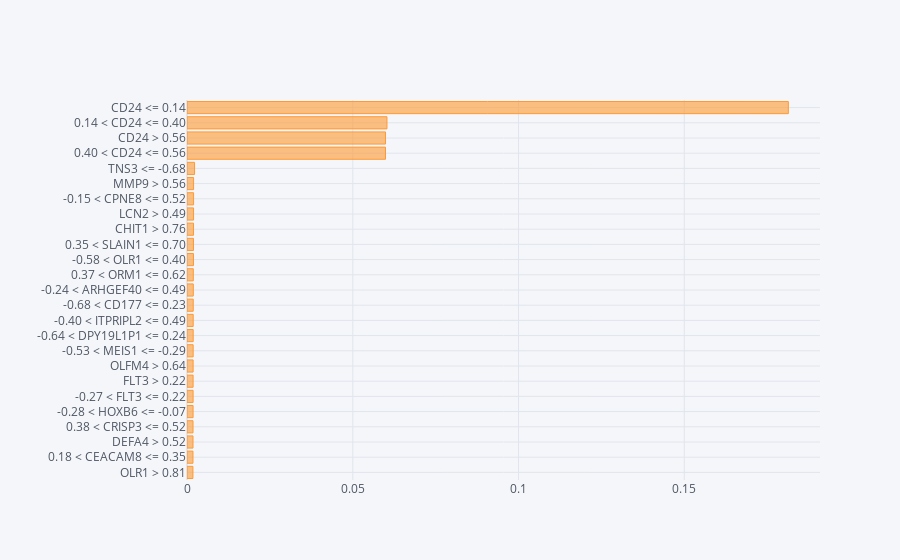
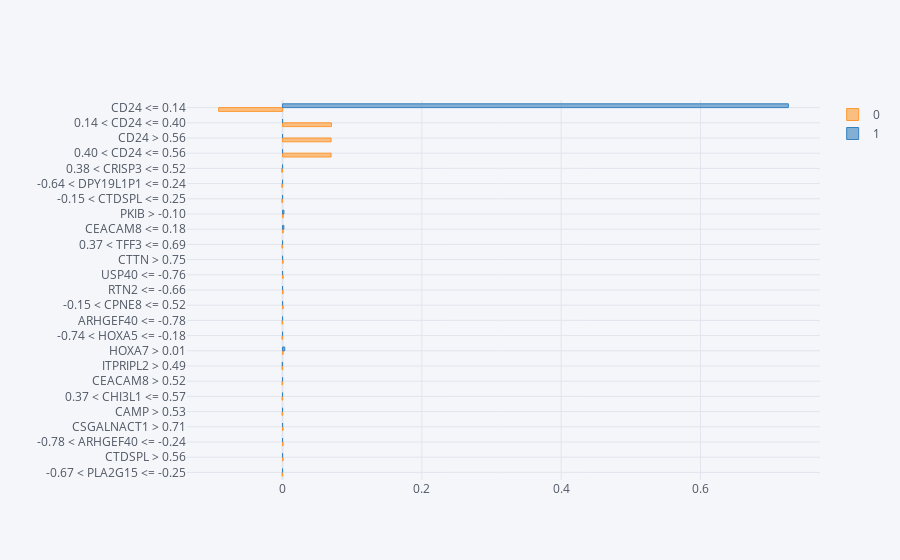

The cell these charts' notebook holds for them, in order:
### Code cell
#Plotting the aggregate importances
fig=np.abs(W.drop("prediction", axis=1)).mean(axis=0).sort_values(ascending=False).head(
    25
).sort_values(ascending=True).iplot(kind="barh")

#Aggregate importances split by classes
grped_coeff = W.groupby("prediction").mean()
 
grped_coeff = grped_coeff.T
grped_coeff["abs"] = np.abs(grped_coeff.iloc[:, 0])
grped_coeff.sort_values("abs", inplace=True, ascending=False)
grped_coeff.head(25).sort_values("abs", ascending=True).drop("abs", axis=1).iplot(
    kind="barh", bargap=0.5
)

### Figure 1 — Plotly figure (JSON) as saved in the notebook; plotly's stock layout.template omitted (floating-point values rounded to 4 significant figures)
{"data": [{"marker": {"color": "rgba(255, 153, 51, 0.6)", "line": {"color": "rgba(255, 153, 51, 1.0)", "width": 1}}, "name": "None", "orientation": "h", "text": "", "type": "bar", "x": [0.001789, 0.001797, 0.001809, 0.001818, 0.001832, 0.001839, 0.001841, 0.001844, 0.001857, 0.001867, 0.00187, 0.00188, 0.001899, 0.001903, 0.001953, 0.001953, 0.001967, 0.001976, 0.001985, 0.001987, 0.002275, 0.05988, 0.05988, 0.06031, 0.1814], "y": ["OLR1 > 0.81", "0.18 < CEACAM8 <= 0.35", "DEFA4 > 0.52", "0.38 < CRISP3 <= 0.52", "-0.28 < HOXB6 <= -0.07", "-0.27 < FLT3 <= 0.22", "FLT3 > 0.22", "OLFM4 > 0.64", "-0.53 < MEIS1 <= -0.29", "-0.64 < DPY19L1P1 <= 0.24", "-0.40 < ITPRIPL2 <= 0.49", "-0.68 < CD177 <= 0.23", "-0.24 < ARHGEF40 <= 0.49", "0.37 < ORM1 <= 0.62", "-0.58 < OLR1 <= 0.40", "0.35 < SLAIN1 <= 0.70", "CHIT1 > 0.76", "LCN2 > 0.49", "-0.15 < CPNE8 <= 0.52", "MMP9 > 0.56", "TNS3 <= -0.68", "0.40 < CD24 <= 0.56", "CD24 > 0.56", "0.14 < CD24 <= 0.40", "CD24 <= 0.14"]}], "layout": {"legend": {"bgcolor": "#F5F6F9", "font": {"color": "#4D5663"}}, "paper_bgcolor": "#F5F6F9", "plot_bgcolor": "#F5F6F9", "title": {"font": {"color": "#4D5663"}}, "xaxis": {"gridcolor": "#E1E5ED", "showgrid": true, "tickfont": {"color": "#4D5663"}, "title": {"font": {"color": "#4D5663"}, "text": ""}, "zerolinecolor": "#E1E5ED"}, "yaxis": {"gridcolor": "#E1E5ED", "showgrid": true, "tickfont": {"color": "#4D5663"}, "title": {"font": {"color": "#4D5663"}, "text": ""}, "zerolinecolor": "#E1E5ED"}}}

### Figure 2 — Plotly figure (JSON) as saved in the notebook; plotly's stock layout.template omitted (floating-point values rounded to 4 significant figures)
{"data": [{"marker": {"color": "rgba(255, 153, 51, 0.6)", "line": {"color": "rgba(255, 153, 51, 1.0)", "width": 1}}, "name": "0", "orientation": "h", "text": "", "type": "bar", "x": [-0.0007028, 0.0007105, 0.0007152, 0.0007229, -0.000731, -0.0007358, -0.0007648, -0.0007695, 0.0007751, -0.0007767, -0.0007882, 0.0008195, 0.0008236, 0.0008338, 0.0008479, -0.0008654, 0.0009619, 0.0009708, -0.0009872, -0.001055, -0.001278, 0.06973, 0.06974, 0.07024, -0.09174], "y": ["-0.67 < PLA2G15 <= -0.25", "CTDSPL > 0.56", "-0.78 < ARHGEF40 <= -0.24", "CSGALNACT1 > 0.71", "CAMP > 0.53", "0.37 < CHI3L1 <= 0.57", "CEACAM8 > 0.52", "ITPRIPL2 > 0.49", "HOXA7 > 0.01", "-0.74 < HOXA5 <= -0.18", "ARHGEF40 <= -0.78", "-0.15 < CPNE8 <= 0.52", "RTN2 <= -0.66", "USP40 <= -0.76", "CTTN > 0.75", "0.37 < TFF3 <= 0.69", "CEACAM8 <= 0.18", "PKIB > -0.10", "-0.15 < CTDSPL <= 0.25", "-0.64 < DPY19L1P1 <= 0.24", "0.38 < CRISP3 <= 0.52", "0.40 < CD24 <= 0.56", "CD24 > 0.56", "0.14 < CD24 <= 0.40", "CD24 <= 0.14"]}, {"marker": {"color": "rgba(55, 128, 191, 0.6)", "line": {"color": "rgba(55, 128, 191, 1.0)", "width": 1}}, "name": "1", "orientation": "h", "text": "", "type": "bar", "x": [0.0, 0.0, 0.0, 0.0, 0.0, 0.0, 0.0, -0.0004089, 0.003159, 0.0, 0.0, 0.0, 0.0, 0.0, 0.0, 0.0, 0.00189, 0.002015, 0.0, 0.0, 0.0, 0.0, 0.0, 0.0, 0.7262], "y": ["-0.67 < PLA2G15 <= -0.25", "CTDSPL > 0.56", "-0.78 < ARHGEF40 <= -0.24", "CSGALNACT1 > 0.71", "CAMP > 0.53", "0.37 < CHI3L1 <= 0.57", "CEACAM8 > 0.52", "ITPRIPL2 > 0.49", "HOXA7 > 0.01", "-0.74 < HOXA5 <= -0.18", "ARHGEF40 <= -0.78", "-0.15 < CPNE8 <= 0.52", "RTN2 <= -0.66", "USP40 <= -0.76", "CTTN > 0.75", "0.37 < TFF3 <= 0.69", "CEACAM8 <= 0.18", "PKIB > -0.10", "-0.15 < CTDSPL <= 0.25", "-0.64 < DPY19L1P1 <= 0.24", "0.38 < CRISP3 <= 0.52", "0.40 < CD24 <= 0.56", "CD24 > 0.56", "0.14 < CD24 <= 0.40", "CD24 <= 0.14"]}], "layout": {"bargap": 0.5, "legend": {"bgcolor": "#F5F6F9", "font": {"color": "#4D5663"}}, "paper_bgcolor": "#F5F6F9", "plot_bgcolor": "#F5F6F9", "title": {"font": {"color": "#4D5663"}}, "xaxis": {"gridcolor": "#E1E5ED", "showgrid": true, "tickfont": {"color": "#4D5663"}, "title": {"font": {"color": "#4D5663"}, "text": ""}, "zerolinecolor": "#E1E5ED"}, "yaxis": {"gridcolor": "#E1E5ED", "showgrid": true, "tickfont": {"color": "#4D5663"}, "title": {"font": {"color": "#4D5663"}, "text": ""}, "zerolinecolor": "#E1E5ED"}}}
